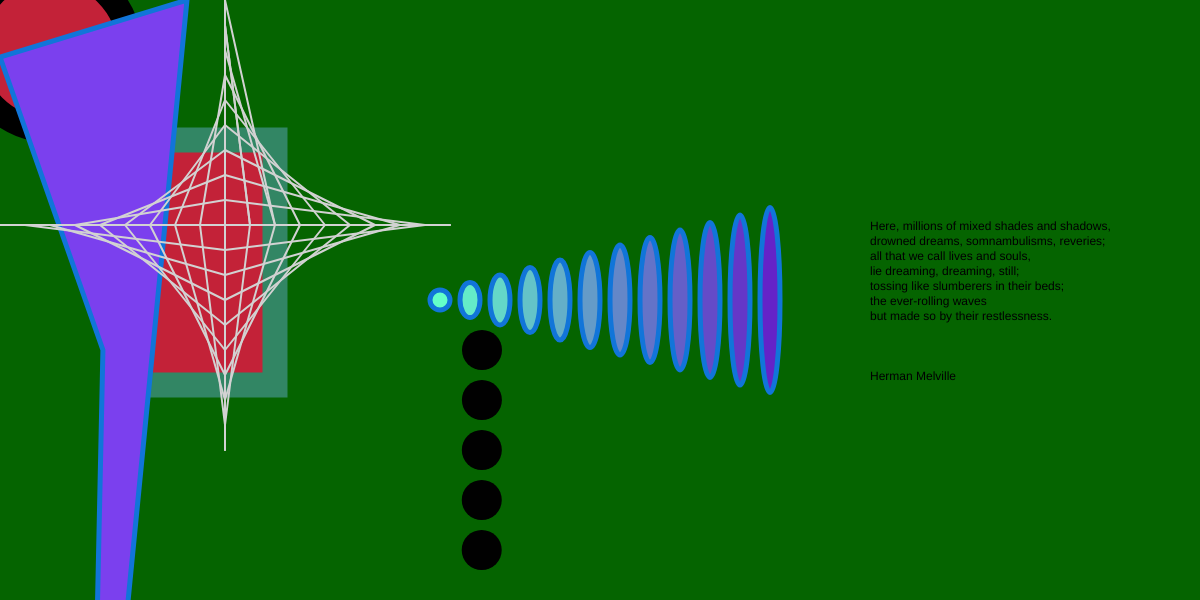
Frame 1 (no input)
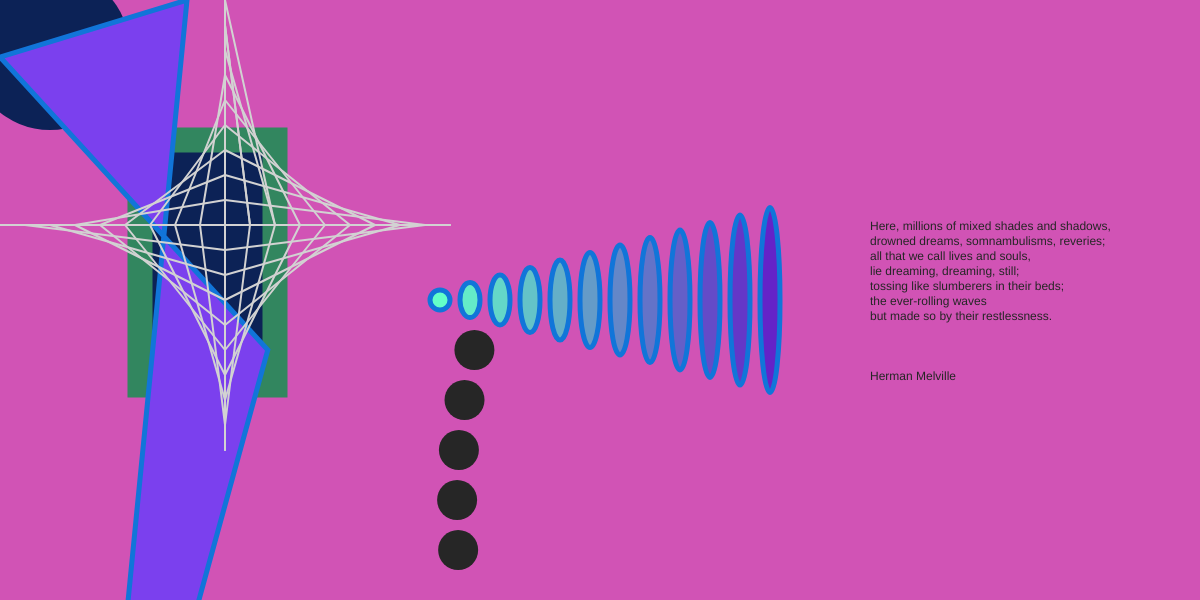
Frame 60 (no input)
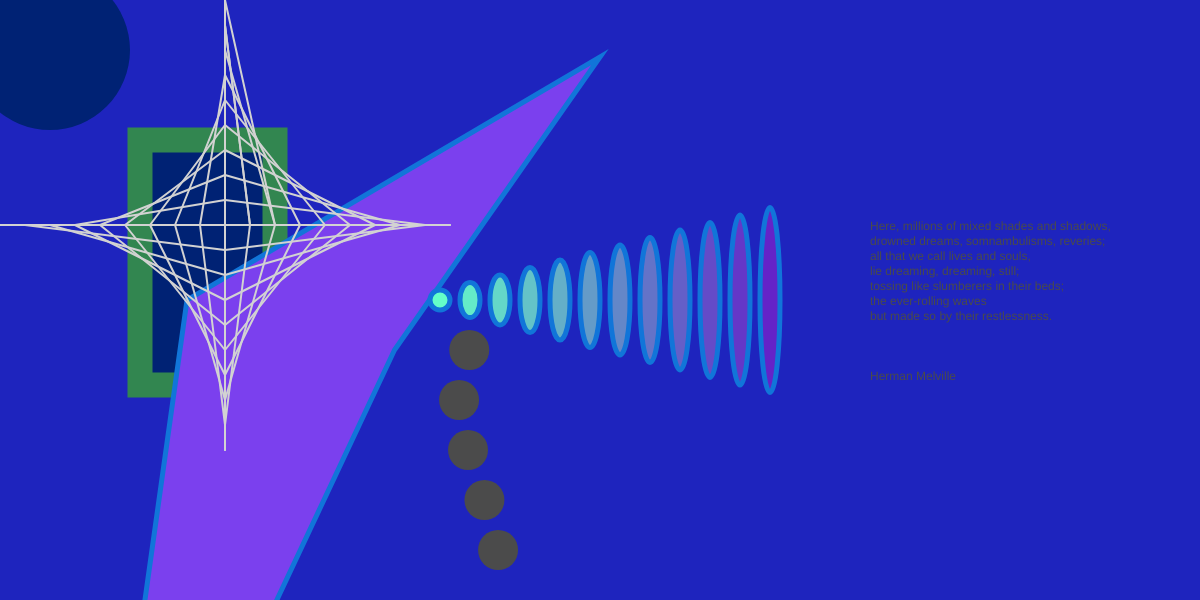
Frame 120 (the mouse pressed at the canvas centre since frame 60)

The p5.js sketch that drew these frames (run headless with seeded random() and noise() and a simulated clock; from frame 60 on, the mouse is pressed at the canvas centre):

// p5.js sketch
// ── sketch.js
var ypos = 300;
var xpos = 440;
var xstep = 30;
var hstep = 15;
var fillstep = 20;
var origin = 225;

function setup() {
  createCanvas(1200, 600);
}

function draw() {
  background(sin(frameCount/40)*210, cos(frameCount/100)*100, sin(frameCount/50 + 50)*origin);
  fill(sin(frameCount/45 + 15)*150 + 100, 34, sin(frameCount/500)*255 + 55);
  strokeWeight(25);
  ellipse(50, 50, 160, 160);
  stroke(50, 134, cos(frameCount/187)*100);
  rect(140, 140, 135, 245);
  fill(123, 64, 238);
  strokeWeight(5);
  stroke(17, 117, 217);
  quad(sin(frameCount/120)*350 + 100, 350, mouseX, 57, 187, mouseY, 89, 999, 599);
 
  for (var i = 0; i < 12; i++) {
    fill(100+(mouseX%100), 255-(fillstep*i), 200);
    ellipse(xpos+(xstep*i), ypos, 20, 20+(hstep*i));
  }
  
  strokeWeight(2);
  for (var i = 0; i < 10; i++) {
    stroke(210);
    line(i*25 + 50, origin, origin, origin - i*25);
    line(origin + i*25, origin, origin, i*25);
    line(450 - i*25, origin, origin, origin + i*25);
    line(origin - i*25, origin, origin, 450 - i*25);
  }
  
  noStroke();
  for (var i = 0; i < 5; i++) {
    fill(sin(frameCount/400)*255);
    ellipse(
      480+(sin(frameCount/(i+10))*(i+20)),
      350+(i*50),
      40,
      40);
  }
  
  text("Here, millions of mixed shades and shadows,", 870, 230);
  text("drowned dreams, somnambulisms, reveries;", 870, 245);
  text("all that we call lives and souls,", 870, 260);
  text("lie dreaming, dreaming, still;", 870, 275);
  text("tossing like slumberers in their beds;", 870, 290);
  text("the ever-rolling waves", 870, 305);
  text("but made so by their restlessness.", 870, 320);
  text("Herman Melville", 870, 380);
}
